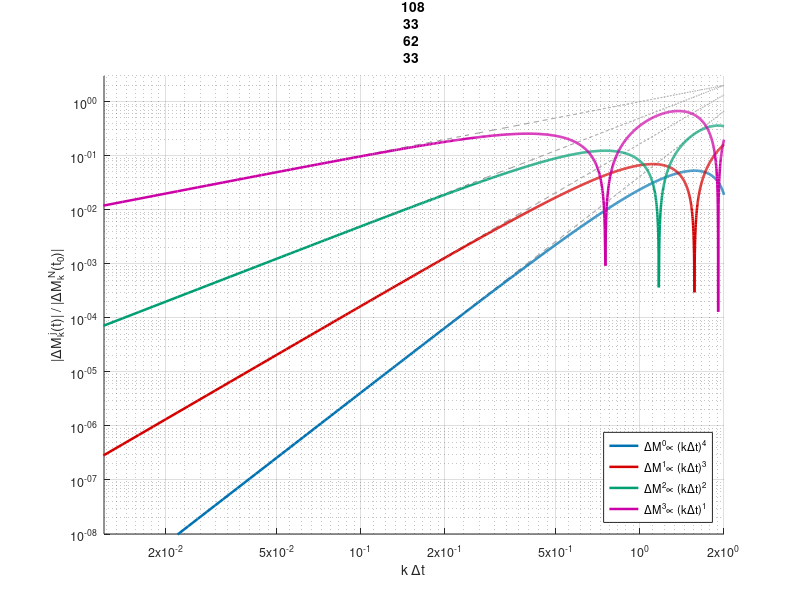

This figure's MATLAB source:
%% FIG2_SEPARATION  Verification of the moment-separation law
%
%   Two distributions with identical density, mean velocity and temperature
%   are advanced with the Vlasov-Poisson system.  Their moment differences
%   are predicted to separate as
%
%       |dM^j_k(t)|  =  |dM^N_k(t0)| * (k*dt)^(N-j) / (N-j)!
%
%   with N the first discriminating moment order (N = 4 for two symmetric
%   distributions matched in n, u and T).
%
%   Panel (a): moments matched to machine precision -> four straight lines
%              of slope 4, 3, 2, 1 on log-log axes, lying on the theory.
%   Panel (b): the same data with a noise floor added -> the power laws are
%              buried.  This is what the figure looks like when the discrete
%              moments of a PIC sample are not corrected.
%
%   Solver: Fourier-spectral in x and in v, 4th-order Yoshida composition of
%   Strang splittings.  Both advections are exact shifts, hence applied as
%   phase factors in the respective Fourier space.  Everything is written
%   inline so the file is self-contained and runs unchanged in MATLAB and in
%   GNU Octave.
%
%   Runtime: about one minute for the default settings.
%
%   Verified under GNU Octave: fitted exponents 3.996, 2.993, 1.990, 0.979
%   against the predicted 4, 3, 2, 1.

clear; close all;

%% ------------------------------------------------------------------
%  Parameters
%  ------------------------------------------------------------------
Nx     = 32;            % grid points in x
Nv     = 2048;          % grid points in v
kwave  = 1;           % perturbation wavenumber -> L = 2*pi/kwave
Lv     = 10.0;          % velocity half-domain [-Lv, Lv], in v_th
Amp    = 0.05;          % perturbation amplitude, f = (1 + A cos kx) g(v)
dt     = 0.002;         % time step, in 1/omega_pe
ktmax  = 2.0;           % integrate until kwave*t = ktmax
beam   = 0.8;           % two-stream beam offset (variance kept equal to 1)
nfloor = 0.05;          % artificial noise floor for panel (b), relative
jmax   = 3;             % track moments j = 0 ... jmax
fitwin = [0.05 0.30];   % k*t window used for the slope fit

L = 2*pi/kwave;
N = 4;                  % first discriminating order (see below)

%% ------------------------------------------------------------------
%  Grids  (x and kx are COLUMNS, v and kv are ROWS)
%  ------------------------------------------------------------------
x  = (0:Nx-1)' * L/Nx;
v  = ((0:Nv-1) - Nv/2) * (2*Lv/Nv);
dv = v(2) - v(1);

kx = (2*pi/L) * [0:Nx/2-1, -Nx/2:-1]';
kv = (pi/Lv)  * [0:Nv/2-1, -Nv/2:-1];
nz = (kx ~= 0);                          % nonzero x-wavenumbers

%% ------------------------------------------------------------------
%  The two velocity shapes: same mass, same mean, same variance
%  ------------------------------------------------------------------
%  g1 : Maxwellian of unit variance
%  g2 : two counter-streaming beams at +-beam, with beam^2 + s^2 = 1
%  Both are even in v, so their third moments coincide as well and the
%  first difference appears at the FOURTH moment  ->  N = 4.

gauss = @(vv, mu, sg) exp(-(vv-mu).^2 ./ (2*sg^2)) ./ sqrt(2*pi*sg^2);

s  = sqrt(1 - beam^2);
g1 = gauss(v, 0, 1);
g2 = 0.5*(gauss(v, -beam, s) + gauss(v, +beam, s));
g1 = g1 / (sum(g1)*dv);                  % renormalise on the grid
g2 = g2 / (sum(g2)*dv);

fprintf('Moment check on the grid (must vanish for j = 0,1,2,3):\n');
for j = 0:5
    fprintf('   j = %d :  D<v^j> = %+.3e\n', j, sum(v.^j .* (g1-g2))*dv);
end
fprintf('   first discriminating order N = %d,  D<v^N> = %.6f\n\n', ...
        N, abs(sum(v.^N .* (g1-g2))*dv));

%% ------------------------------------------------------------------
%  Initial condition
%  ------------------------------------------------------------------
pert = 1 + Amp*cos(kwave*x);             % Nx x 1
f1   = pert * g1;                        % outer product -> Nx x Nv
f2   = pert * g2;

% v^j replicated over x, precomputed once: keeps the moment sums fast and
% avoids relying on implicit expansion (works on any MATLAB version)
VJ = cell(1, max(jmax,N)+1);
for j = 0:max(jmax,N)
    VJ{j+1} = ones(Nx,1) * (v.^j);
end

% reference: amplitude of the k-th harmonic of dM^N at t0
c1 = fft(sum(VJ{N+1}.*f1, 2)*dv);
c2 = fft(sum(VJ{N+1}.*f2, 2)*dv);
ref = abs(c1(2) - c2(2)) / Nx;

%% ------------------------------------------------------------------
%  Precomputed shift factors (the x-advection phase never changes)
%  ------------------------------------------------------------------
cY   = 2^(1/3);
wY   = [1/(2-cY), -cY/(2-cY), 1/(2-cY)];   % Yoshida weights
kxv  = kx * v;                             % Nx x Nv outer product
shiftX = cell(1,3);
for i = 1:3
    shiftX{i} = exp(-1i * kxv * (wY(i)*dt/2));
end

%% ------------------------------------------------------------------
%  Time integration
%  ------------------------------------------------------------------
nStep = round(ktmax / kwave / dt);
kt    = zeros(nStep,1);
D     = zeros(nStep, jmax+1);

fprintf('Integrating %d steps ...\n', nStep);
tic;
for n = 1:nStep

    for which = 1:2                       % advance f1, then f2
        if which == 1, f = f1; else, f = f2; end

        for i = 1:3                       % Yoshida composition
            % --- half shift in x:  df/dt + v df/dx = 0
            f = real(ifft( fft(f,[],1) .* shiftX{i}, [], 1));

            % --- field from Poisson:  dE/dx = 1 - n,  zero-mean gauge
            nn = sum(f,2)*dv;
            nh = fft(nn);
            Eh = zeros(size(nh));
            Eh(nz) = -nh(nz) ./ (1i*kx(nz));
            E  = real(ifft(Eh));

            % --- full shift in v:  df/dt - E df/dv = 0
            f = real(ifft( fft(f,[],2) .* exp(1i*(E*kv)*(wY(i)*dt)), [], 2));

            % --- half shift in x
            f = real(ifft( fft(f,[],1) .* shiftX{i}, [], 1));
        end

        if which == 1, f1 = f; else, f2 = f; end
    end

    kt(n) = kwave * n * dt;
    for j = 0:jmax
        a = fft(sum(VJ{j+1}.*f1, 2)*dv);
        b = fft(sum(VJ{j+1}.*f2, 2)*dv);
        D(n,j+1) = abs(a(2) - b(2)) / Nx / ref;
    end

    if mod(n, max(1,round(nStep/10))) == 0
        fprintf('   %3d%%   (%.0f s)\n', round(100*n/nStep), toc);
    end
end

%% ------------------------------------------------------------------
%  Slope fit
%  ------------------------------------------------------------------
m = (kt >= fitwin(1)) & (kt <= fitwin(2));
fprintf('\nFitted exponents over k*t in [%.2f, %.2f]:\n', fitwin(1), fitwin(2));
for j = 0:jmax
    p = polyfit(log(kt(m)), log(D(m,j+1)), 1);
    fprintf('   j = %d :  measured %6.3f   predicted %d\n', j, p(1), N-j);
end


%% save workspace
save('case_k_1.mat', 'kt', 'D', 'N', 'kwave', 'Amp', 'nfloor');

%% figure

col = [  0 114 178;   % blu
    213   0   0;   % rosso
    0 158 115;   % verde
    204   0 167;   % magenta
    200 122   0;   % arancio
    86 180 233] / 255;  % azzurro

figure(1)
clf
hold on
for j = 0:jmax
    th = kt.^(N-j) / factorial(N-j);                  % theory
    plot(kt, th, '--', 'Color', [.55 .55 .55], 'LineWidth', 0.7);
    y = D(:,j+1);
    h(j+1) = plot(kt, y, '-', 'Color', col(j+1,:), 'LineWidth', 1.8);
end

lab = cell(1,jmax+1);
for j = 0:jmax
    lab{j+1} = sprintf('\\DeltaM^{%d}\\propto (k\\Deltat)^{%d}', j, N-j);
end

set(gca, 'XScale','log', 'YScale','log', 'TickDir','in', 'FontSize',9, ...
    'XMinorGrid','off', 'YMinorGrid','off');
grid on;
grid minor;
xlim([0.012 ktmax]); ylim([1e-8 3]);
xlabel('k \Deltat');
ylabel('|\DeltaM^{ j}_k(t)| / |\DeltaM^{ N}_k(t_0)|');
legend(h, lab, 'Location','southeast');
title("k = " + kwave)
xticks([0.002 0.005 0.01 0.02 0.05 0.1 0.2 0.5 1 2])
yticks(10.^linspace(-12,0,13))
